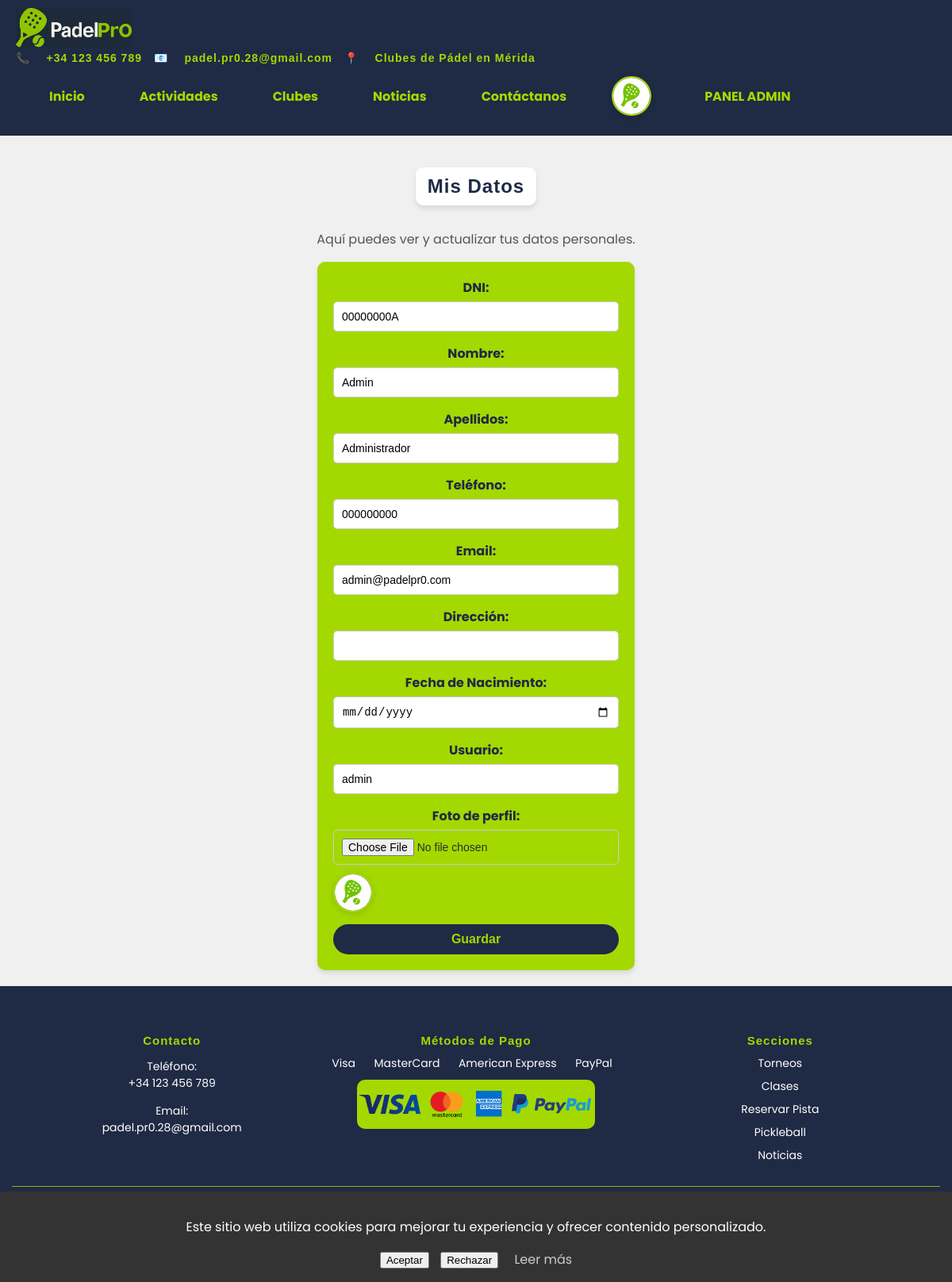
Page /mis_datos (signed in) on the committed database.
### models.py (models this page shows)
class Usuario(db.Model):
    __tablename__ = 'usuarios'
    id = db.Column(db.Integer, primary_key=True)
    usuario = db.Column(db.String(64), unique=True, nullable=False)
    nombre = db.Column(db.String(64), nullable=False)
    apellidos = db.Column(db.String(64), nullable=False)
    dni = db.Column(db.String(20), unique=True, nullable=False)
    telefono = db.Column(db.String(20), nullable=False)
    email = db.Column(db.String(120), unique=True, nullable=False)
    password = db.Column(db.String(128), nullable=False)
    direccion = db.Column(db.String(128))
    fecha_nacimiento = db.Column(db.String(20))
    is_admin = db.Column(db.Boolean, default=False)
    foto_url = db.Column(db.String(256))  # <--- Añade esta línea

### padel_app.py (the view, shortened to what this page needs)
@app.route('/mis_datos', methods=['GET', 'POST'])
def mis_datos():
    if 'usuario' not in session:
        flash('Debes iniciar sesión para ver tus datos.', 'warning')
        return redirect(url_for('login'))
    usuario = Usuario.query.filter_by(usuario=session['usuario']).first()
    if not usuario:
        flash('No se encontraron datos del usuario.', 'danger')
        return redirect(url_for('home_redirect'))
    return render_template('mis_datos.html', usuario=usuario)

### padel_app.py (called while the page is built)
@app.before_request
def make_session_permanent():
    session.permanent = True

def is_admin_user(username):
    user = Usuario.query.filter_by(usuario=username).first()
    return user and user.is_admin

@app.context_processor
def inject_cookie_consent():
    return {'consent': request.cookies.get('cookie_consent')}

### templates/mis_datos.html (shortened to what this page needs)
{% extends "base.html" %}
{% block content %}
<div class="container">
    <h2>Mis Datos</h2>
    <p>Aquí puedes ver y actualizar tus datos personales.</p>
    <form action="{{ url_for('guardar_datos') }}" method="POST" class="register-form" enctype="multipart/form-data">
        <div class="form-group">
            <label for="dni">DNI:</label>
            <input type="text" id="dni" name="dni" value="{{ usuario.dni }}" readonly>
        </div>
        <div class="form-group">
            <label for="nombre">Nombre:</label>
            <input type="text" id="nombre" name="nombre" value="{{ usuario.nombre }}" required>
        </div>
        <div class="form-group">
            <label for="apellidos">Apellidos:</label>
            <input type="text" id="apellidos" name="apellidos" value="{{ usuario.apellidos }}" required>
        </div>
        <div class="form-group">
            <label for="telefono">Teléfono:</label>
            <input type="text" id="telefono" name="telefono" value="{{ usuario.telefono }}" required>
        </div>
        <div class="form-group">
            <label for="email">Email:</label>
            <input type="email" id="email" name="email" value="{{ usuario.email }}" required>
        </div>
        <div class="form-group">
            <label for="direccion">Dirección:</label>
            <input type="text" id="direccion" name="direccion" value="{{ usuario.direccion }}">
        </div>
        <div class="form-group">
            <label for="fecha_nacimiento">Fecha de Nacimiento:</label>
            <input type="date" id="fecha_nacimiento" name="fecha_nacimiento" value="{{ usuario.fecha_nacimiento }}">
        </div>
        <div class="form-group">
            <label for="usuario">Usuario:</label>
            <input type="text" id="usuario" name="usuario" value="{{ usuario.usuario }}" readonly>
        </div>
        <div class="form-group">
            <label for="foto">Foto de perfil:</label>
            <input type="file" id="foto" name="foto" accept="image/*">
            {% if usuario.foto_url %}
                <img src="{{ usuario.foto_url }}" alt="Foto de perfil actual" class="user-photo" style="margin-top:10px;">
            {% endif %}
        </div>
        <button type="submit" class="btn">Guardar</button>
    </form>
</div>
{% endblock %}

### static/css/styles.css (style rules this page uses)
body { background-color: #A3D900; font-family: 'Poppins', sans-serif; margin: 0; padding: 0; color: #2C2C2C; display: flex; flex-direction: column; min-height: 100vh; width: 100vw; max-width: 100vw; overflow-x: hidden; box-sizing: border-box; }
.main, main, .container, .footer-container, .location .map-container, .tournament, .reservar-pista, .actividades-list, .image-card, .register-container, .register-form, .login-form, .card { max-width: 95%; width: 100%; box-sizing: border-box; margin-left: auto; margin-right: auto; }
h2 { color: #1F2A44; text-align: center; margin-bottom: 20px; font-family: "Arial", sans-serif; font-weight: bolder; letter-spacing: 1px; }
.container p, .container ul { color: #555; font-size: 16px; line-height: 1.5; }
form { display: flex; flex-direction: column; }
.form-group { margin-bottom: 15px; }
label { font-weight: bold; margin-bottom: 5px; display: block; color: #1F2A44; }
input[type="text"], input[type="password"], input[type="email"] { width: 100%; padding: 10px; border: 1px solid #ccc; border-radius: 5px; font-size: 14px; box-sizing: border-box; }
.btn { display: inline-block; padding: 10px 20px; font-size: 16px; font-weight: bold; color: #A3D900; background-color: #1F2A44; border: none; border-radius: 25px; text-decoration: none; transition: background-color 0.3s ease, transform 0.2s ease; }
.container h2 { color: #1F2A44; font-weight: bold; text-align: center; background-color: #ffffff; padding: 10px 15px; border-radius: 10px; display: inline-block; box-shadow: 0 4px 6px rgba(0, 0, 0, 0.1); margin-bottom: 15px; text-decoration: none; }
h1, h2, h3, h4, h5, h6 { font-family: "Arial", sans-serif; font-weight: bolder; letter-spacing: 1px; color: #1F2A44; }
.register-form { background-color: #A3D900;; border-radius: 10px; border-color: #1F2A44; padding: 20px; border-radius: 10px; box-shadow: 0 4px 6px rgba(0, 0, 0, 0.1); max-width: 400px; margin: 0 auto; }
.register-form .form-group { margin-bottom: 15px; }
.register-form label { font-weight: bold; color: #1F2A44; }
.register-form input { width: 100%; padding: 10px; border: 1px solid #ccc; border-radius: 5px; font-size: 14px; box-sizing: border-box; }
.user-photo { width: 40px; height: 40px; border-radius: 50%; object-fit: cover; margin-right: 10px; }
html, body { overflow-x: hidden; max-width: 100%; }
*, *::before, *::after { box-sizing: border-box; }
.user-photo { width: 50px; height: 50px; border-radius: 50%; object-fit: cover; margin-right: 10px; background: #1F2A44; color: #A3D900; display: flex; align-items: center; justify-content: center; font-weight: bold; font-size: 2em; border: 2.5px solid #A3D900; box-shadow: 0 2px 8px #0002; }

### templates/mis_datos.html (style rules this page uses)
body { background-image: none !important; background-color: #f0f0f0 !important; }

### rows in the picture
Usuario: dni "00000000A", nombre "Admin", apellidos "Administrador", telefono "000000000", email "admin@padelpr0.com", usuario "admin", foto_url (picture)
